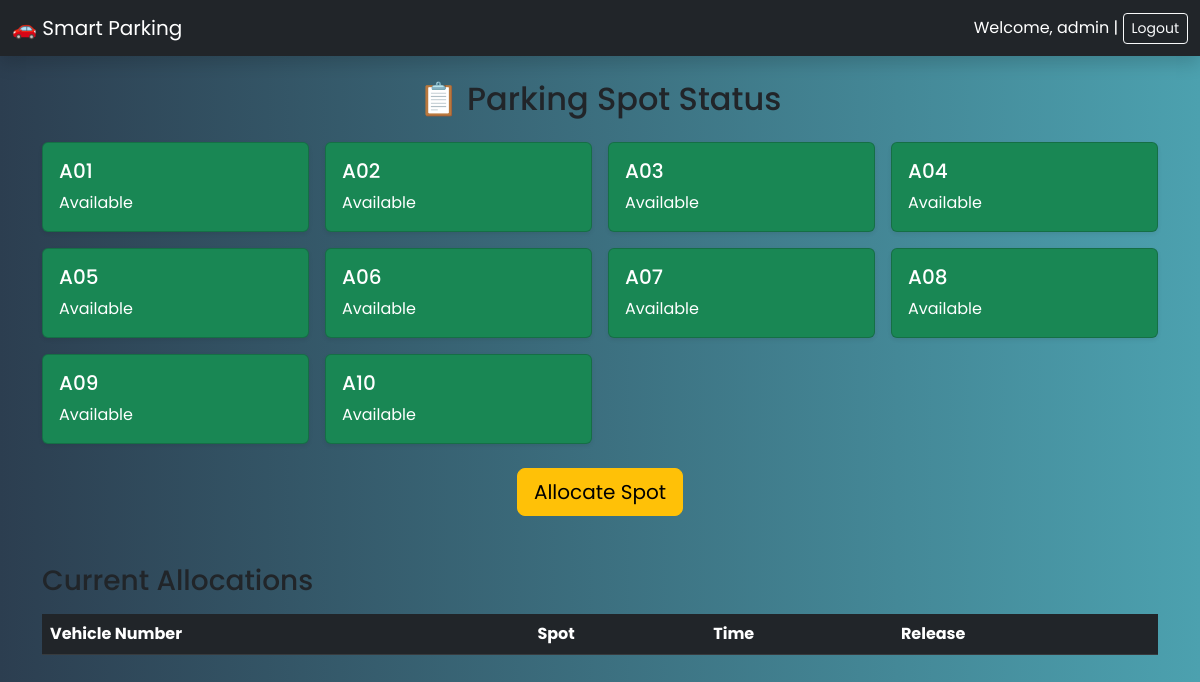
Screenshot of / (signed in) with the database file from the repository.
### models.py (models this page shows)
class ParkingSpot(db.Model):
    id = db.Column(db.Integer, primary_key=True)
    spot_number = db.Column(db.String(10), unique=True, nullable=False)
    is_available = db.Column(db.Boolean, default=True)

### app.py (the view)
@app.route('/')
def home():
    spots = ParkingSpot.query.all()
    allocations = Allocation.query.all()
    return render_template('home.html', spots=spots, allocations=allocations)

### templates/home.html (shortened to what this page needs)
{% extends "layout.html" %}
{% block content %}
<h2 class="text-center mb-4">📋 Parking Spot Status</h2>
<div class="row g-3">
    {% for spot in spots %}
        <div class="col-md-3">
            <div class="card {% if spot.is_available %}bg-success{% else %}bg-danger{% endif %} text-white shadow-sm">
                <div class="card-body">
                    <h5 class="card-title">{{ spot.spot_number }}</h5>
                    <p class="card-text">{{ 'Available' if spot.is_available else 'Occupied' }}</p>
                </div>
            </div>
        </div>
    {% endfor %}
</div>
{% if session.user %}
    <div class="mt-4 text-center">
        <a href="/allocate" class="btn btn-warning btn-lg animate__animated animate__pulse animate__infinite">Allocate Spot</a>
    </div>
    <h3 class="mt-5">Current Allocations</h3>
    <table class="table table-dark table-hover table-striped mt-3">
        <thead>
            <tr>
                <th>Vehicle Number</th>
                <th>Spot</th>
                <th>Time</th>
                <th>Release</th>
            </tr>
        </thead>
    </table>
{% endif %}
{% endblock %}

### templates/layout.html (style rules this page uses)
body { font-family: 'Poppins', sans-serif; background: linear-gradient(to right, #2c3e50, #4ca1af); min-height: 100vh; }

### rows the page displays
ParkingSpot: spot_number "A01", is_available "Available"
ParkingSpot: spot_number "A02", is_available "Available"
ParkingSpot: spot_number "A03", is_available "Available"
ParkingSpot: spot_number "A04", is_available "Available"
ParkingSpot: spot_number "A05", is_available "Available"
ParkingSpot: spot_number "A06", is_available "Available"
ParkingSpot: spot_number "A07", is_available "Available"
ParkingSpot: spot_number "A08", is_available "Available"
ParkingSpot: spot_number "A09", is_available "Available"
ParkingSpot: spot_number "A10", is_available "Available"

### other values shown
{{ session.user }} "admin"
